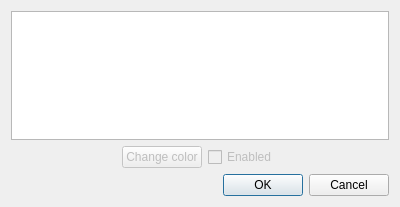
<?xml version="1.0" encoding="UTF-8"?>
<ui version="4.0">
 <class>ScreensDialog</class>
 <widget class="QDialog" name="ScreensDialog">
  <property name="geometry">
   <rect>
    <x>0</x>
    <y>0</y>
    <width>400</width>
    <height>207</height>
   </rect>
  </property>
  <property name="windowTitle">
   <string>Manage monitors</string>
  </property>
  <layout class="QGridLayout" name="gridLayout">
   <item row="1" column="2">
    <widget class="QCheckBox" name="enabled">
     <property name="enabled">
      <bool>false</bool>
     </property>
     <property name="text">
      <string>Enabled</string>
     </property>
    </widget>
   </item>
   <item row="1" column="0">
    <spacer name="horizontalSpacer_1">
     <property name="orientation">
      <enum>Qt::Horizontal</enum>
     </property>
     <property name="sizeHint" stdset="0">
      <size>
       <width>40</width>
       <height>20</height>
      </size>
     </property>
    </spacer>
   </item>
   <item row="1" column="1">
    <widget class="QPushButton" name="color">
     <property name="enabled">
      <bool>false</bool>
     </property>
     <property name="text">
      <string>Change color</string>
     </property>
     <property name="icon">
      <iconset resource="../UMWP_Autochanger.qrc">
       <normaloff>:/images/icons/color.png</normaloff>:/images/icons/color.png</iconset>
     </property>
    </widget>
   </item>
   <item row="1" column="3">
    <spacer name="horizontalSpacer_2">
     <property name="orientation">
      <enum>Qt::Horizontal</enum>
     </property>
     <property name="sizeHint" stdset="0">
      <size>
       <width>40</width>
       <height>20</height>
      </size>
     </property>
    </spacer>
   </item>
   <item row="0" column="0" colspan="4">
    <widget class="QGraphicsView" name="view">
     <property name="verticalScrollBarPolicy">
      <enum>Qt::ScrollBarAlwaysOff</enum>
     </property>
     <property name="horizontalScrollBarPolicy">
      <enum>Qt::ScrollBarAlwaysOff</enum>
     </property>
    </widget>
   </item>
   <item row="3" column="0" colspan="4">
    <widget class="QDialogButtonBox" name="buttonBox">
     <property name="orientation">
      <enum>Qt::Horizontal</enum>
     </property>
     <property name="standardButtons">
      <set>QDialogButtonBox::Cancel|QDialogButtonBox::Ok</set>
     </property>
    </widget>
   </item>
  </layout>
 </widget>
 <resources>
  <include location="../UMWP_Autochanger.qrc"/>
 </resources>
 <connections>
  <connection>
   <sender>buttonBox</sender>
   <signal>accepted()</signal>
   <receiver>ScreensDialog</receiver>
   <slot>accept()</slot>
   <hints>
    <hint type="sourcelabel">
     <x>248</x>
     <y>254</y>
    </hint>
    <hint type="destinationlabel">
     <x>157</x>
     <y>274</y>
    </hint>
   </hints>
  </connection>
  <connection>
   <sender>buttonBox</sender>
   <signal>rejected()</signal>
   <receiver>ScreensDialog</receiver>
   <slot>reject()</slot>
   <hints>
    <hint type="sourcelabel">
     <x>316</x>
     <y>260</y>
    </hint>
    <hint type="destinationlabel">
     <x>286</x>
     <y>274</y>
    </hint>
   </hints>
  </connection>
 </connections>
</ui>
